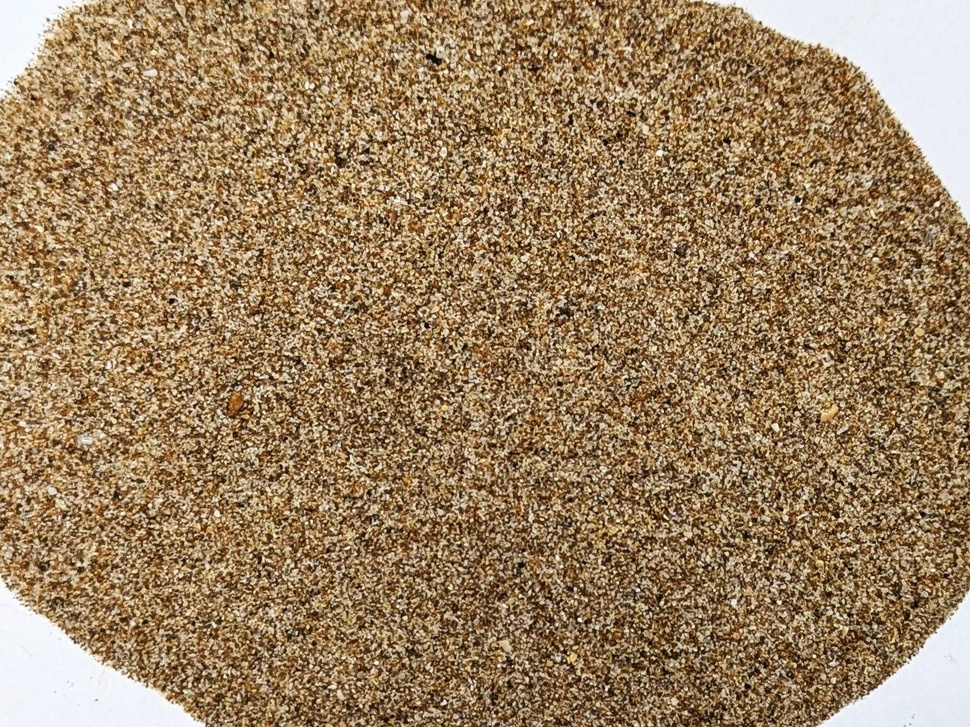
#> input picture Soil_data_Academia-20260601T122708Z-3-001/Soil_data_Academia/images/10a_1_x.jpg, 970 x 727 px, shrunk from 1280 x 960 before the run
$ python -i fast_segmenter.py   (imports and definitions only)
#> lines starting #> are read from the running program, lines starting #| are printed output that depends on the picture; after the words box and inside, x2 and y2 are one past the last pixel; in counts of white or black regions, pixels touching at a corner belong together
"""
Fast Lightweight Segmenter using OpenCV
Alternative to SAM 2 for quick CPU-based segmentation
"""

import numpy as np
import cv2
from typing import List, Dict
import logging

logger = logging.getLogger(__name__)


class FastSegmenter:
    """
    Lightweight segmenter using OpenCV watershed algorithm.
    Much faster than SAM 2 on CPU.
    """

    def __init__(self):
        logger.info("Initialized FastSegmenter (OpenCV Watershed)")

    def segment_image(
        self,
        image: np.ndarray,
        min_area: int = 500,
        num_segments: int = 8
    ) -> List[Dict]:
        """
        Segment image using watershed algorithm.

        Args:
            image: RGB image as numpy array
            min_area: Minimum segment area in pixels
            num_segments: Target number of segments

        Returns:
            List of segment dicts with 'mask', 'area', 'bbox'
        """
#> called with min_area = 500, num_segments = 8
        # Convert to grayscale
        if len(image.shape) == 3:
            gray = cv2.cvtColor(image, cv2.COLOR_RGB2GRAY)
        else:
            gray = image.copy()

        # Threshold to create markers
        _, thresh = cv2.threshold(gray, 0, 255, cv2.THRESH_BINARY + cv2.THRESH_OTSU)
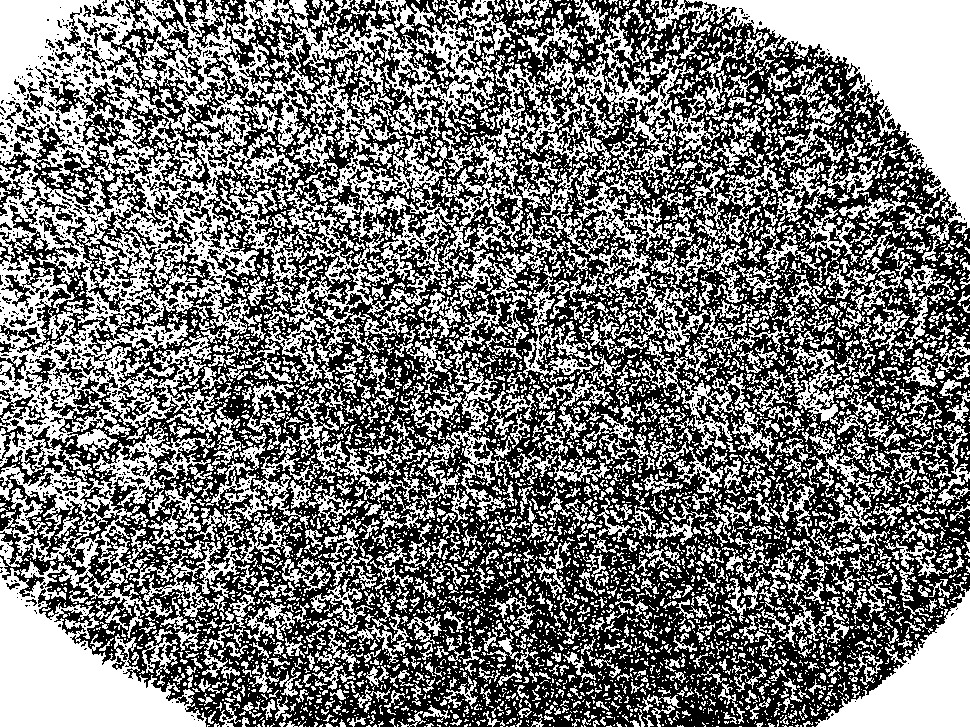
#> thresh: shape (727, 970); 47% white; 6076 white regions (4708 under 20 px), largest, box (x1, y1, x2, y2) and area: (0, 0, 512, 476) 84700, (0, 422, 215, 727) 26863, (650, 0, 970, 244) 24606

        # Morphological operations to clean up
        kernel = np.ones((5, 5), np.uint8)
        opening = cv2.morphologyEx(thresh, cv2.MORPH_OPEN, kernel, iterations=2)
#> opening: shape (727, 970); 7% white; 6 white regions, box (x1, y1, x2, y2) and area: (715, 0, 970, 222) 21238, (0, 580, 205, 727) 14612, (820, 592, 970, 727) 9108, (0, 0, 99, 100) 4465, (294, 0, 305, 13) 127, (79, 435, 88, 444) 81

        # Sure background
        sure_bg = cv2.dilate(opening, kernel, iterations=3)
#> sure_bg: shape (727, 970); 8.3% white; 6 white regions, box (x1, y1, x2, y2) and area: (709, 0, 970, 228) 24138, (0, 574, 211, 727) 16761, (814, 586, 970, 727) 10854, (0, 0, 105, 106) 5717, (73, 429, 94, 450) 441, (288, 0, 311, 19) 429

        # Sure foreground using distance transform
        dist_transform = cv2.distanceTransform(opening, cv2.DIST_L2, 5)
        _, sure_fg = cv2.threshold(dist_transform, 0.3 * dist_transform.max(), 255, 0)
#> sure_fg: shape (727, 970) float32; 2.7% white; 4 white regions, box (x1, y1, x2, y2) and area: (798, 0, 970, 156) 9621, (0, 634, 141, 727) 6140, (889, 652, 970, 727) 2833, (0, 0, 14, 41) 402
        sure_fg = np.uint8(sure_fg)

        # Unknown region
        unknown = cv2.subtract(sure_bg, sure_fg)
#> unknown: shape (727, 970); 5.6% white; 6 white regions, box (x1, y1, x2, y2) and area: (709, 0, 970, 228) 14517, (0, 574, 211, 727) 10621, (814, 586, 970, 727) 8021, (0, 0, 105, 106) 5315, (73, 429, 94, 450) 441, (288, 0, 311, 19) 429

        # Marker labeling
        _, markers = cv2.connectedComponents(sure_fg)
#> markers: shape (727, 970) int32; 5 distinct labels, from 0 to 4
        markers = markers + 1
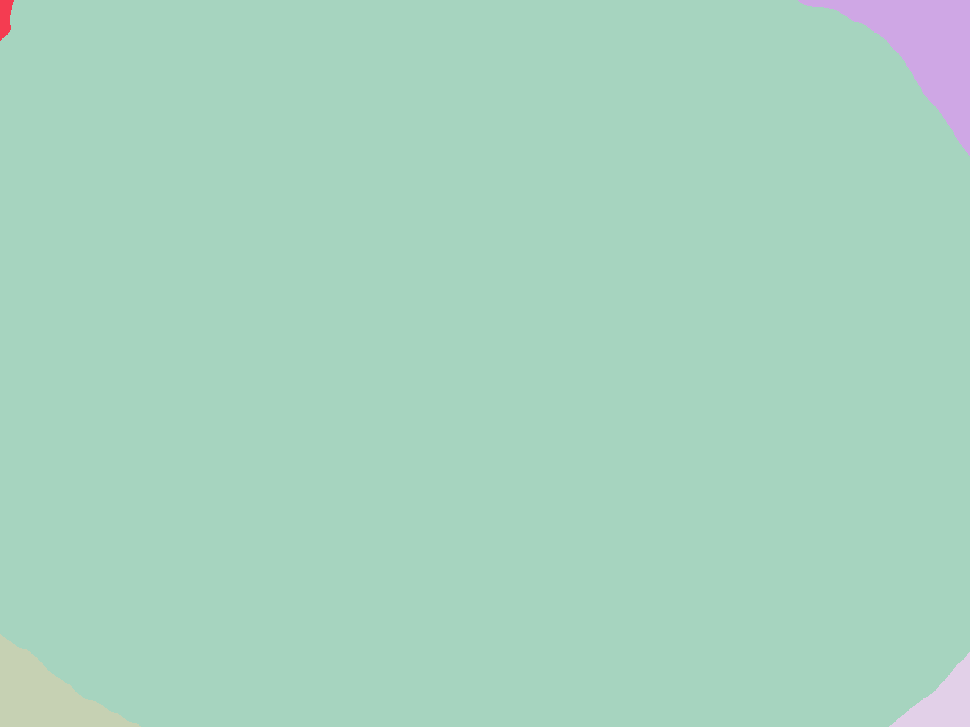
#> markers: shape (727, 970) int32; 5 distinct labels, from 1 to 5; one colour per label, 0 black
        markers[unknown == 255] = 0
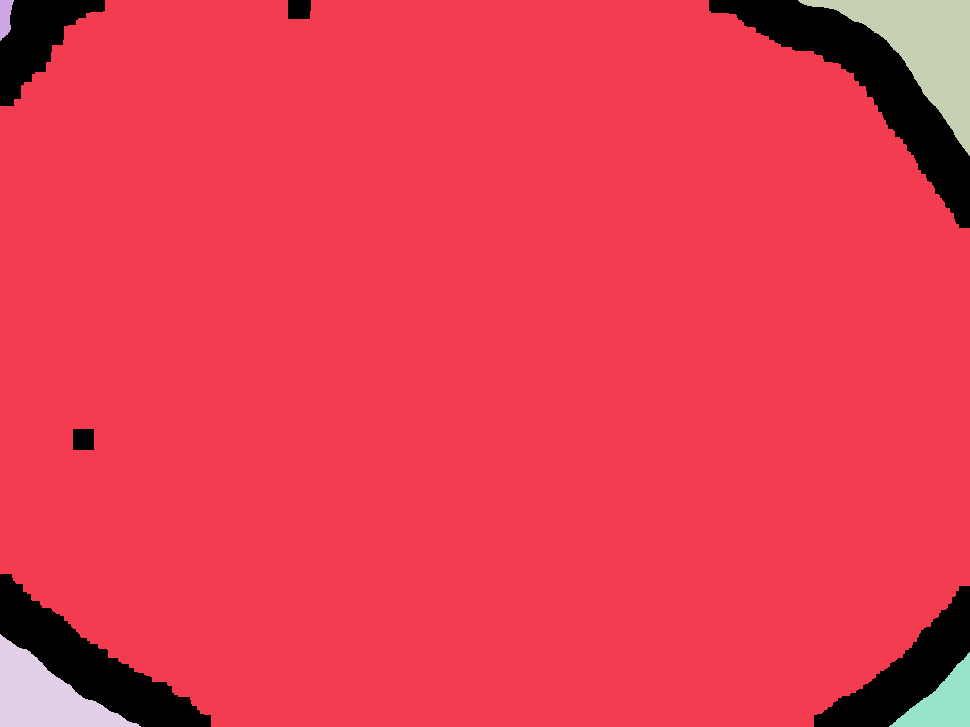
#> markers: shape (727, 970) int32; 6 distinct labels, from 0 to 5; one colour per label, 0 black

        # Apply watershed
        img_color = image if len(image.shape) == 3 else cv2.cvtColor(image, cv2.COLOR_GRAY2RGB)
        markers = cv2.watershed(img_color, markers)
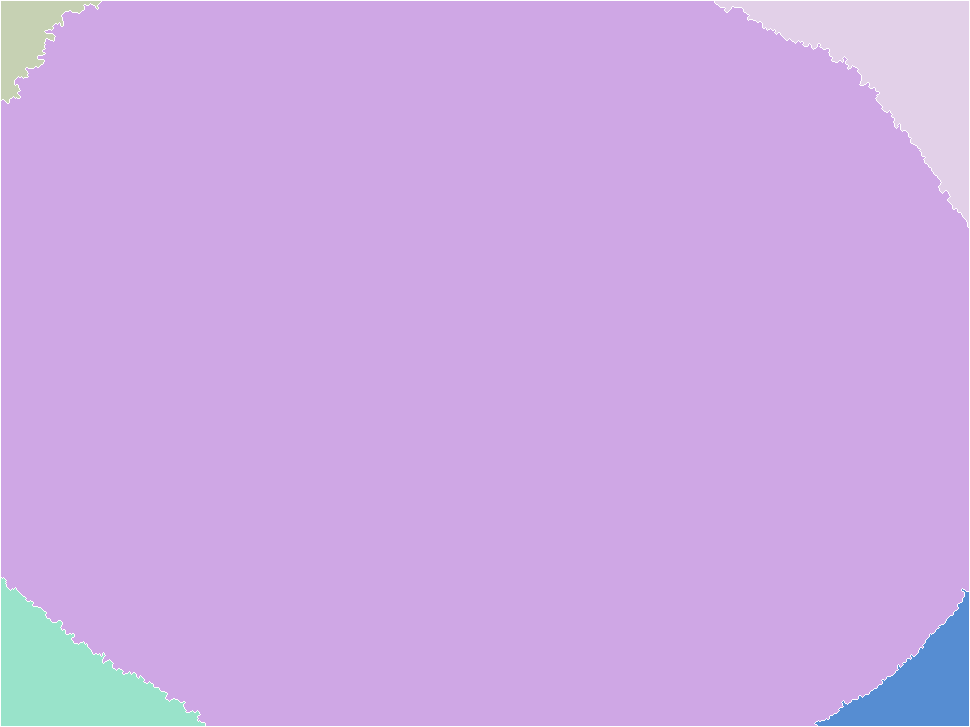
#> markers: shape (727, 970) int32; 6 distinct labels, from -1 to 5; one colour per label, 0 black, -1 white

        # Extract segments
        segments = []
        unique_labels = np.unique(markers)
#> unique_labels = [-1, 1, 2, 3, 4, 5]

        for label in unique_labels:
            if label <= 0:  # Skip background and boundaries
                continue

            mask = (markers == label)
            area = np.sum(mask)

            if area < min_area:
                continue

            # Get bounding box
            coords = np.where(mask)
            if len(coords[0]) == 0:
                continue

            y_min, y_max = coords[0].min(), coords[0].max()
            x_min, x_max = coords[1].min(), coords[1].max()

            segments.append({
                'mask': mask,
                'area': area,
                'bbox': [x_min, y_min, x_max, y_max],
                'centroid': ((x_min + x_max) // 2, (y_min + y_max) // 2)
            })
#> this loop made 6 passes
#> (area, y_min, y_max, x_min, x_max) on passes 2 to 6: (652070, 1, 725, 1, 968), (4218, 1, 102, 1, 100), (20942, 1, 226, 715, 968), (14598, 578, 725, 1, 204), (8779, 589, 725, 815, 968)
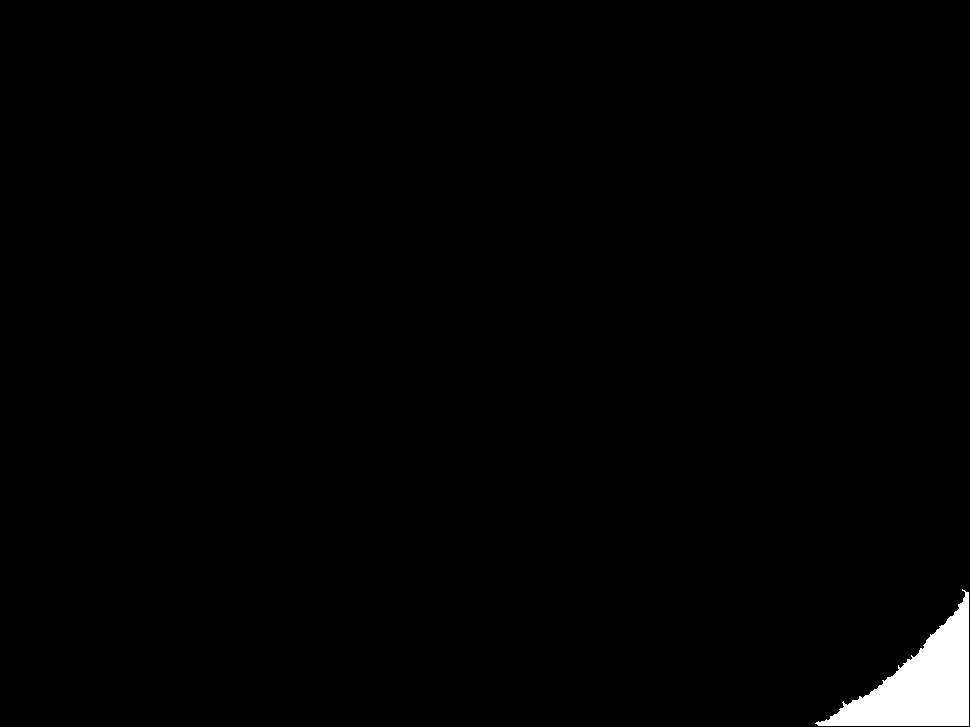
#> mask: shape (727, 970) bool; 1.2% white; 1 white region, box (x1, y1, x2, y2) and area: (815, 589, 969, 726) 8779
#> after the loop, segments = 5 items

        # Sort by area and limit
        segments.sort(key=lambda x: x['area'], reverse=True)
        segments = segments[:num_segments]

        logger.info(f"Found {len(segments)} segments using watershed")
        return segments

    # [29 lines left out: function extract_mask_crops, not called in this run]


# [5 lines not run here, left out]

>>> import cv2
>>> picture = cv2.cvtColor(cv2.imread('../../Soil_data_Academia-20260601T122708Z-3-001/Soil_data_Academia/images/10a_1_x.jpg'), cv2.COLOR_BGR2RGB)
>>> result = FastSegmenter().segment_image(picture)
#> result = 5 items

$ run again, on Soil_data_Academia-20260601T122708Z-3-001/Soil_data_Academia/images/11a_1_x.jpg
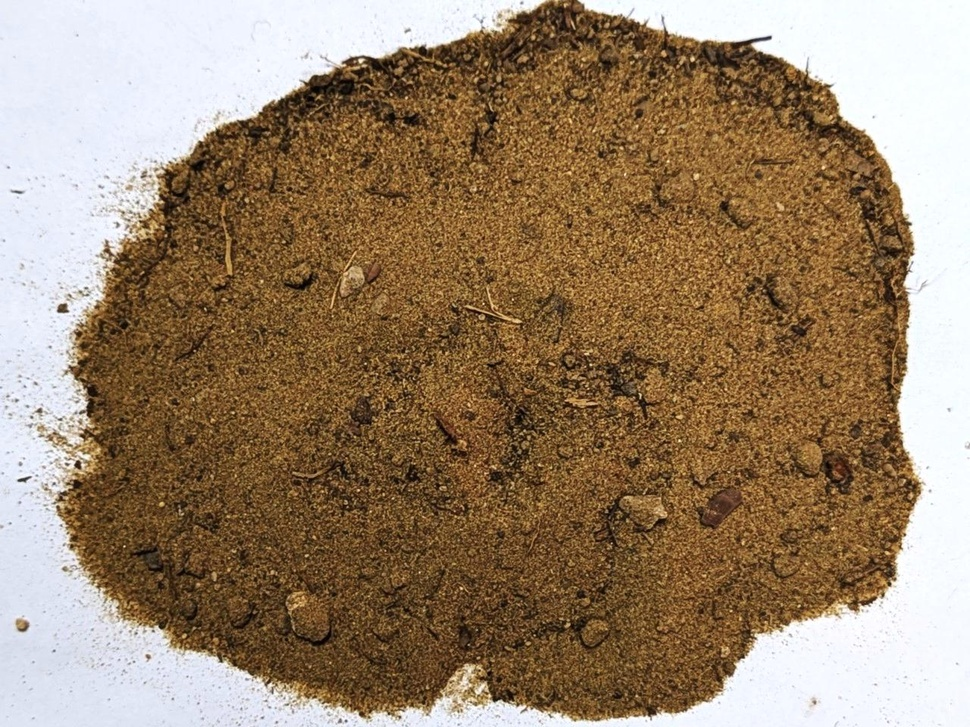
#> input picture Soil_data_Academia-20260601T122708Z-3-001/Soil_data_Academia/images/11a_1_x.jpg, 970 x 727 px, shrunk from 1280 x 960 before the run
#> thresh: shape (727, 970); 31.7% white; 2312 white regions (2298 under 20 px), largest, box (x1, y1, x2, y2) and area: (0, 0, 970, 727) 218276, (474, 682, 489, 697) 110, (343, 267, 364, 280) 108
#> opening: shape (727, 970); 29.9% white; 3 white regions, box (x1, y1, x2, y2) and area: (0, 0, 970, 727) 210740, (523, 0, 541, 11) 171, (68, 434, 78, 443) 90
#> sure_bg: shape (727, 970); 33.1% white; 1 white region, box (x1, y1, x2, y2) and area: (0, 0, 970, 727) 233348
#> unknown: shape (727, 970); 25.1% white; 1 white region, box (x1, y1, x2, y2) and area: (0, 0, 970, 727) 177182
#> in segment_image, `markers = cv2.watershed(img_color, markers)`:
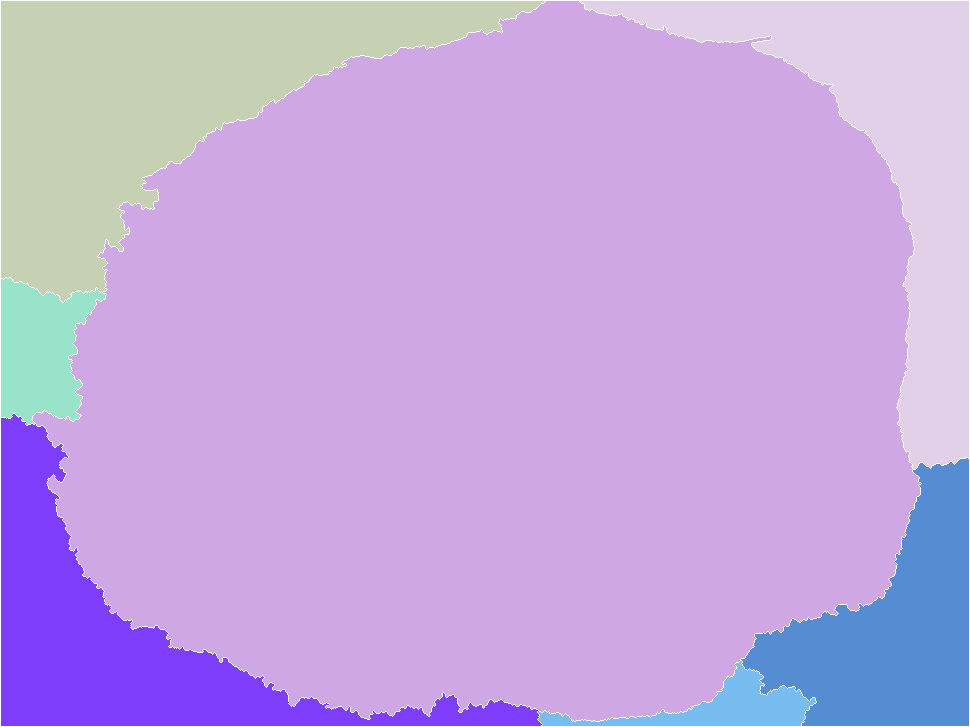
#> markers: shape (727, 970) int32; 8 distinct labels, from -1 to 7; one colour per label, 0 black, -1 white
#> unique_labels = [-1, 1, 2, 3, 4, 5, 6, 7]
#> the loop in segment_image, `for label in unique_labels:` made 8 passes
#> (area, y_min, y_max, x_min, x_max) on passes 2 to 8: (488307, 1, 720, 32, 920), (69836, 1, 301, 1, 544), (49370, 1, 468, 580, 968), (10057, 278, 424, 1, 105), (31588, 458, 725, 741, 968), (43278, 414, 725, 1, 541), (5887, 661, 725, 538, 815)
#> after the loop in segment_image, `for label in unique_labels:`:
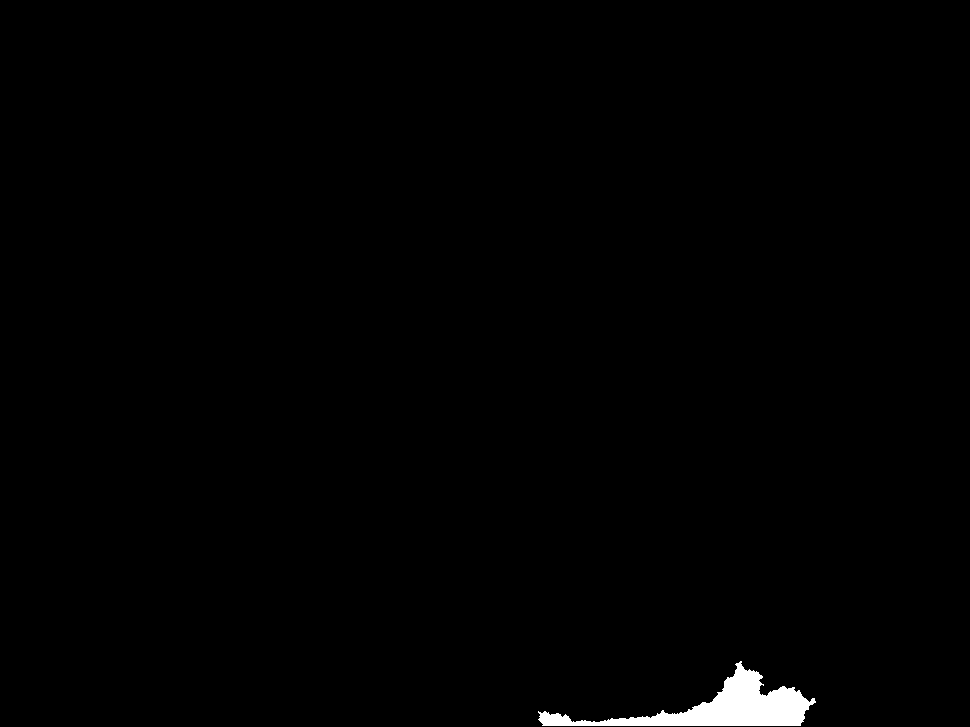
#> mask: shape (727, 970) bool; 0.83% white; 1 white region, box (x1, y1, x2, y2) and area: (538, 661, 816, 726) 5887
#> after the loop in segment_image, `for label in unique_labels:`: segments = 7 items
